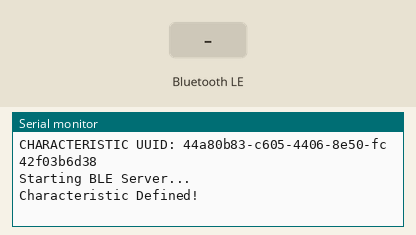
This sketch was run on a simulated ESP32. On the bench: the last lines printed to the serial monitor. The test bench sets the inputs (shaded band). Random numbers use the default seed unless the sketch sets one; nothing arrives over Bluetooth unless stated; a phone connects over Bluetooth LE 3 s after start.

Above: at 1.2 s.
1.3 s: Bluetooth LE write "1" received
At 2.7 s:
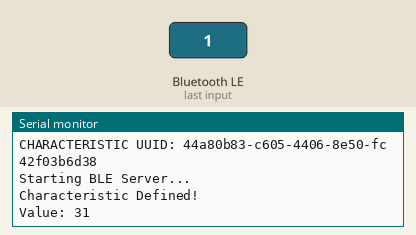
4.3 s: Bluetooth LE write "0" received
At 5.0 s:
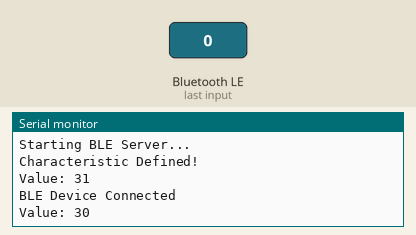
5.8 s: Bluetooth LE write "2" received
At 6.2 s:
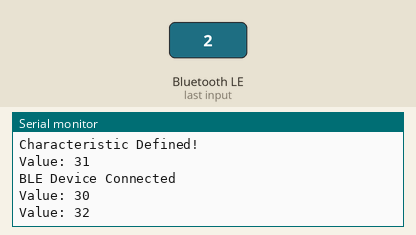

Measured:
- after the input at 1.3 s, the serial monitor: prints a new line at once (image 1)
- after the input at 4.3 s, the serial monitor: prints a new line at once (image 2)
- after the input at 5.8 s, the serial monitor: prints a new line at once (image 3)

The sketch:

BLE_Server.ino
```cpp
#include <BLEDevice.h>
#include <BLEUtils.h>
#include <BLEServer.h>
#include <BLE2902.h>

// See the following for generating UUIDs:
// https://www.uuidgenerator.net/
#define SERVICE_UUID        "000ffdf4-68d9-4e48-a89a-219e581f0d64"
#define CHARACTERISTIC_UUID "44a80b83-c605-4406-8e50-fc42f03b6d38"

BLEServer* pServer = NULL;
BLEService* pService = NULL;
BLECharacteristic* pCharacteristic = NULL;

bool deviceConnected = false;

class ServerCallbacks: public BLEServerCallbacks {
    void onConnect(BLEServer* pServer) {
      deviceConnected = true;
      Serial.println("BLE Device Connected");
    };
    void onDisconnect(BLEServer* pServer) {
      deviceConnected = false;
      Serial.println("BLE Device Disconnect");
    }
};

class BLE_Callbacks: public BLECharacteristicCallbacks {
    void onWrite(BLECharacteristic *pCharacteristic) {
      std::string value = pCharacteristic->getValue();
      if (value.length() > 0) {
        Serial.print("Value: ");
        for (int i = 0; i < value.length(); i++) Serial.print(value[i], HEX);
        Serial.println();
      }
    }
};

void setup() {
  Serial.begin(115200);
  Serial.println("SERVICE UUID: " + String(SERVICE_UUID));
  Serial.println("CHARACTERISTIC UUID: " + String(CHARACTERISTIC_UUID));
  Serial.println("Starting BLE Server...");
  BLEDevice::init("ESP32_BLE");
  pServer = BLEDevice::createServer();
  pServer->setCallbacks(new ServerCallbacks());
  pService = pServer->createService(SERVICE_UUID);
  pCharacteristic = pService->createCharacteristic(
                      CHARACTERISTIC_UUID,
                      BLECharacteristic::PROPERTY_READ   |
                      BLECharacteristic::PROPERTY_WRITE  |
                      BLECharacteristic::PROPERTY_NOTIFY |
                      BLECharacteristic::PROPERTY_INDICATE
                    );
  pCharacteristic->addDescriptor(new BLE2902());
  pCharacteristic->setCallbacks(new BLE_Callbacks());
  pService->start();
  BLEAdvertising *pAdvertising = BLEDevice::getAdvertising();
  pAdvertising->addServiceUUID(SERVICE_UUID);
  pAdvertising->setScanResponse(true);
  pAdvertising->setMinPreferred(0x06);
  pAdvertising->setMinPreferred(0x12);
  pServer->getAdvertising()->start();
  Serial.println("Characteristic Defined!");
}

void loop() {

  int txValue = random(1, 20);
  char txString[8];
  dtostrf(txValue, 1, 2, txString);
  pCharacteristic->setValue(txString);
  pCharacteristic->notify();

  delay(2000);
}
```
